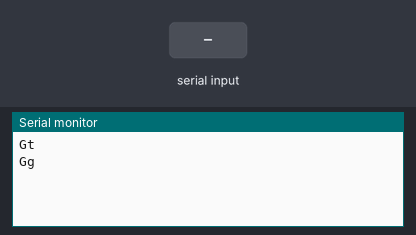
The sketch below on a simulated Arduino Uno, built with avr-gcc and run on an emulated ATmega328P. Parts: the last lines printed to the serial monitor. The inputs (shaded band) are chosen by the test bench.

Above: at 2.0 s.
2.1 s: byte 97 ('a') received over Serial
At 2.1 s:
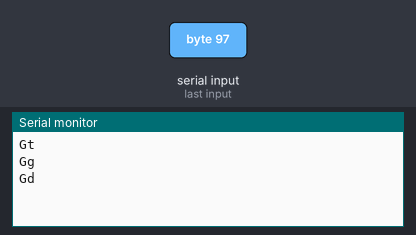
5.1 s: byte 98 ('b') received over Serial
At 5.1 s:
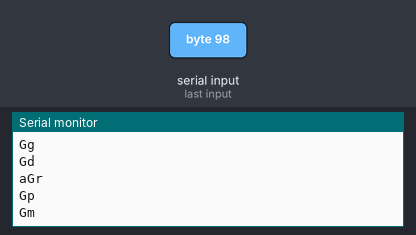
8.1 s: byte 97 ('a') received over Serial
At 8.1 s:
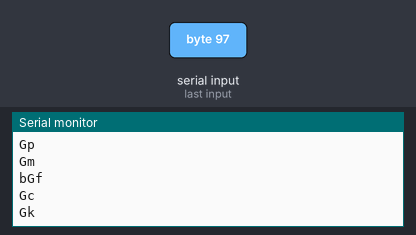
10.5 s: byte 98 ('b') received over Serial
At 11.8 s:
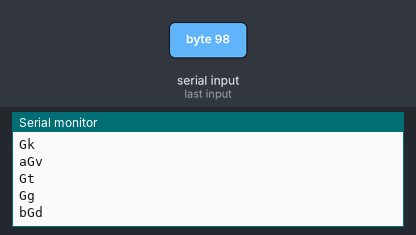
13.5 s: "1" received over Serial
At 14.7 s:
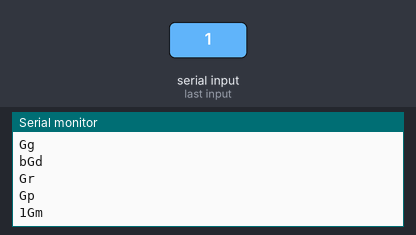
16.5 s: "0" received over Serial
At 17.8 s:
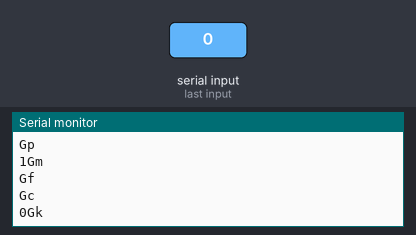

The sketch:

newStellarDuino.ino
```cpp
void setup() {
    // Connect with Arduino by COM use protocol Lx200
    Serial.begin(9600);
}

void loop() {
    // Send command to Arduino
    Serial.println("Gt");
    delay(1000);

    // Read response from Arduino
    while (Serial.available()) {
        char c = Serial.read();
        Serial.print(c);
    }

    // Send command to Arduino
    Serial.println("Gg");
    delay(1000);

    // Read response from Arduino
    while (Serial.available()) {
        char c = Serial.read();
        Serial.print(c);
    }

    // Send command to Arduino
    Serial.println("Gd");
    delay(1000);

    // Read response from Arduino
    while (Serial.available()) {
        char c = Serial.read();
        Serial.print(c);
    }

    // Send command to Arduino
    Serial.println("Gr");
    delay(1000);

    // Read response from Arduino
    while (Serial.available()) {
        char c = Serial.read();
        Serial.print(c);
    }

    // Send command to Arduino
    Serial.println("Gp");
    delay(1000);

    // Read response from Arduino
    while (Serial.available()) {
        char c = Serial.read();
        Serial.print(c);
    }

    // Send command to Arduino
    Serial.println("Gm");
    delay(1000);

    // Read response from Arduino
    while (Serial.available()) {
        char c = Serial.read();
        Serial.print(c);
    }

    // Send command to Arduino
    Serial.println("Gf");
    delay(1000);

    // Read response from Arduino
    while (Serial.available()) {
        char c = Serial.read();
        Serial.print(c);
    }

    // Send command to Arduino
    Serial.println("Gc");
    delay(1000);

    // Read response from Arduino
    while (Serial.available()) {
        char c = Serial.read();
        Serial.print(c);
    }

    // Send command to Arduino
    Serial.println("Gk");
    delay(1000);

    // Read response from Arduino
    while (Serial.available()) {
        char c = Serial.read();
        Serial.print(c);
    }

    // Send command to Arduino
    Serial.println("Gv");

    // Read response from Arduino
    while (Serial.available()) {
        char c = Serial.read();
        Serial.print(c);

        // If response is "1" then the telescope is tracking
        if (c == '1') {
            Serial.println("Tracking");
        }

        // If response is "0" then the telescope is not tracking
        if (c == '0') {
            Serial.println("Not Tracking");
        }

        // If response is "2" then the telescope is slewing
        if (c == '2') {
            Serial.println("Slewing");
        }

        // If response is "3" then the telescope is not tracking and not slewing
        if (c == '3') {
            Serial.println("Not Tracking and Not Slewing");
        }

        // If response is "4" then the telescope is not tracking and not slewing
        if (c == '4') {
            Serial.println("Not Tracking and Not Slewing");
        }

        // If response is "5" then the telescope is not tracking and not slewing
        if (c == '5') {
            Serial.println("Not Tracking and Not Slewing");
        }

        // If response is "6" then the telescope is not tracking and not slewing
        if (c == '6') {
            Serial.println("Not Tracking and Not Slewing");
        }

        // If response is "7" then the telescope is not tracking and not slewing
        if (c == '7') {
            Serial.println("Not Tracking and Not Slewing");
        }

        // If response is "8" then the telescope is not tracking and not slewing
        if (c == '8') {
            Serial.println("Not Tracking and Not Slewing");
        }

        // If response is "9" then the telescope is not tracking and not slewing
        if (c == '9') {
            Serial.println("Not Tracking and Not Slewing");
        }

        // If response is "a" then the telescope is not tracking and not slewing
        if (c == 'a') {
            Serial.println("Not Tracking and Not Slewing");
        }

        // If response is "b" then the telescope is not tracking and not slewing
        if (c == 'b') {
            Serial.println("Not Tracking and Not Slewing");
        }

    }

}
```

Measured:
- after the input at 10.5 s, the serial monitor: prints a new line after 0.50 s (image 4)
- after the input at 13.5 s, the serial monitor: prints a new line after 0.50 s (image 5)
- after the input at 16.5 s, the serial monitor: prints a new line after 0.50 s (image 6)
